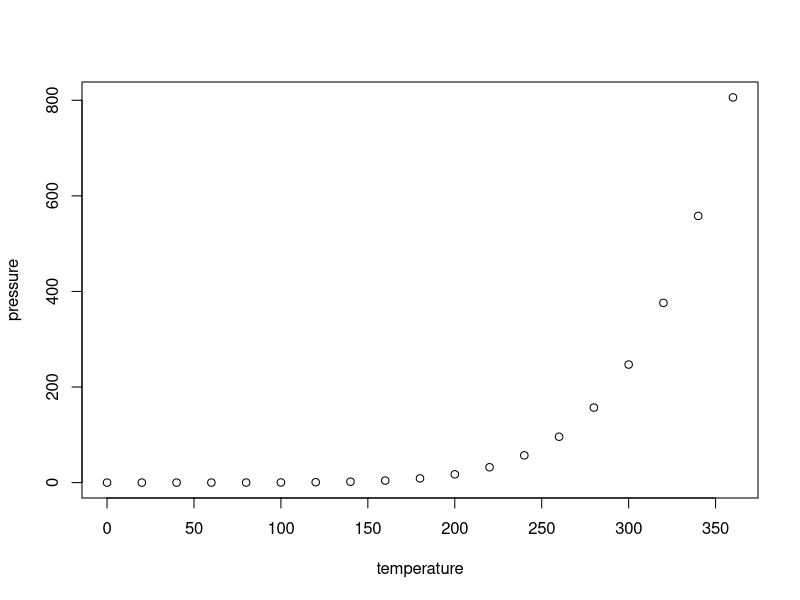
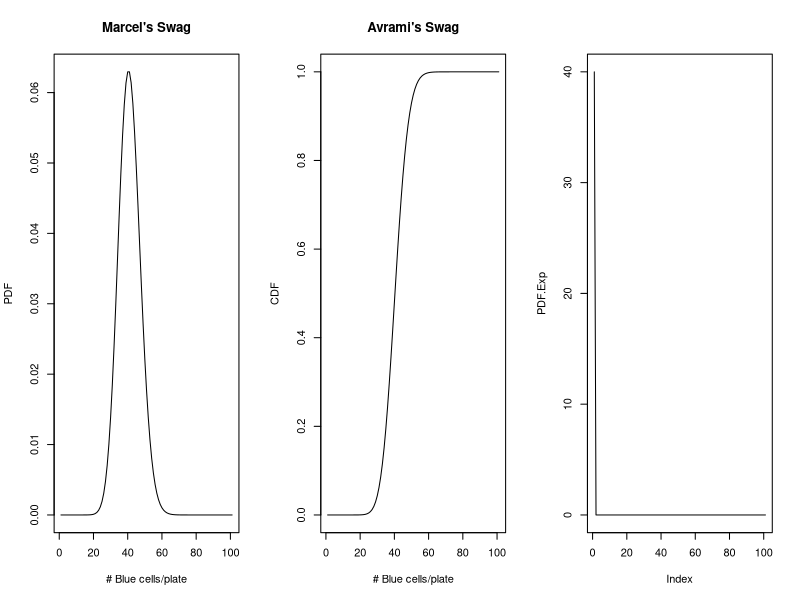

The R script that drew these images, in order:
## ---- chunk 1
knitr::opts_chunk$set(echo = TRUE)
## ---- chunk 2
summary(cars)
## ---- chunk 3
plot(pressure)
## ---- chunk 4
### Marcel and Avrami

## Poisson is a discrete distribution, and our events are discrete, either blue or white (0 or 1)

## Question we want to answer: Knowing the average number of blue cells per plate, what is the PMF of blue cells per plate given the range of 0:100. Cells that are blue have been succesfully transformed.

## We need the following parameters: lamba, which is a rate of events/time or events/space. We chose events/space because blue white screening works better with space, meaning you either have blue or white cells on the plate. 

## We chose our rate to be 40 blue cells/plate because based on our lab experience, that is usually how many blue cells we've gotten.

## f. One other distribution that relates for Poisson is exponential, as it can also account for series of events that account for space & time. Exponential can be used for approximations or survival relationships.

## We didn't do ggplot because we're not publishing this, and it doesn't need to be pretty, but we still tried to make it look nice with the plot function

# lamba
blue.cells.per.plate <- 40
range.vector <- 0:100

par(mfrow = c(1,3))

PDF.Poisson <- dpois(range.vector, lambda = blue.cells.per.plate)
plot(PDF.Poisson, type = "l", main = "Marcel's Swag", xlab = "# Blue cells/plate", ylab = "PDF")

CDF.Poisson <- ppois(range.vector, lambda = blue.cells.per.plate)
plot(CDF.Poisson, type = "l", main = "Avrami's Swag", xlab = "# Blue cells/plate", ylab = "CDF")

PDF.Exp <- dexp(range.vector, rate = blue.cells.per.plate)
plot(PDF.Exp, type = "l")
